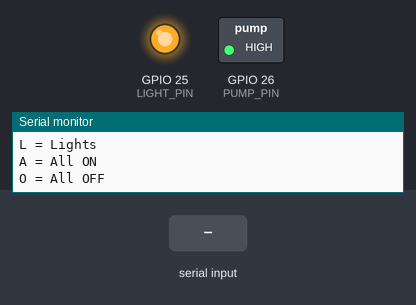
Simulated run of this sketch. Board: ESP32. On the bench: switched loads named in the sketch (green lamp = pin HIGH), output pins drawn as LEDs (lit = HIGH), the last lines printed to the serial monitor. Inputs (shaded band) come from the test bench.

Above: at 11.2 s.
11.3 s: "P" received over Serial
At 12.0 s:
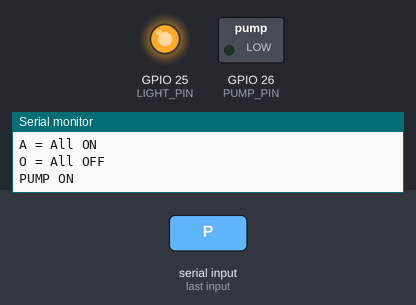
12.8 s: "L" received over Serial
At 13.1 s:
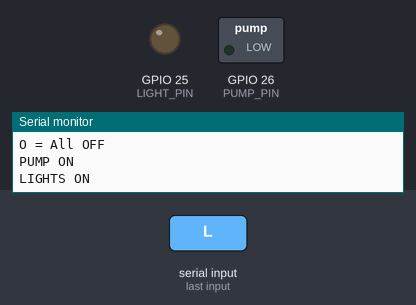
Timing chart, 0 to 15.8 s (numbered marks = the images above; inputs shaded):
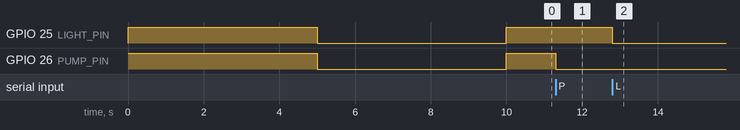

The sketch:

motorLightLogic.ino
```cpp
#define PUMP_PIN  26
#define LIGHT_PIN 25

void setup() {
  Serial.begin(115200);

  pinMode(PUMP_PIN, OUTPUT);
  pinMode(LIGHT_PIN, OUTPUT);

  // Low-level trigger → HIGH = OFF
  digitalWrite(PUMP_PIN, HIGH);
  digitalWrite(LIGHT_PIN, HIGH);
  delay(5000);
digitalWrite(PUMP_PIN, LOW);
digitalWrite(LIGHT_PIN, LOW);
delay(5000);
digitalWrite(LIGHT_PIN, HIGH);
digitalWrite(PUMP_PIN, HIGH);
  Serial.println("HW-517 Test Started");
  Serial.println("P = Pump");
  Serial.println("L = Lights");
  Serial.println("A = All ON");
  Serial.println("O = All OFF");
}

void loop() {

  if (Serial.available()) {

    char command = Serial.read();

    switch (command) {

      case 'P':
      case 'p':
        digitalWrite(PUMP_PIN, LOW);
        Serial.println("PUMP ON");
        break;

      case 'L':
      case 'l':
        digitalWrite(LIGHT_PIN, LOW);
        Serial.println("LIGHTS ON");
        break;

      case 'A':
      case 'a':
        digitalWrite(PUMP_PIN, LOW);
        digitalWrite(LIGHT_PIN, LOW);
        Serial.println("PUMP + LIGHTS ON");
        break;

      case 'O':
      case 'o':
        digitalWrite(PUMP_PIN, HIGH);
        digitalWrite(LIGHT_PIN, HIGH);
        Serial.println("PUMP + LIGHTS OFF");
        break;
    }
  }
}
```

Measured:
- after the input at 11.3 s, GPIO 26 (PUMP_PIN): HIGH → LOW at once
- after the input at 12.8 s, GPIO 25 (LIGHT_PIN): HIGH → LOW at once
